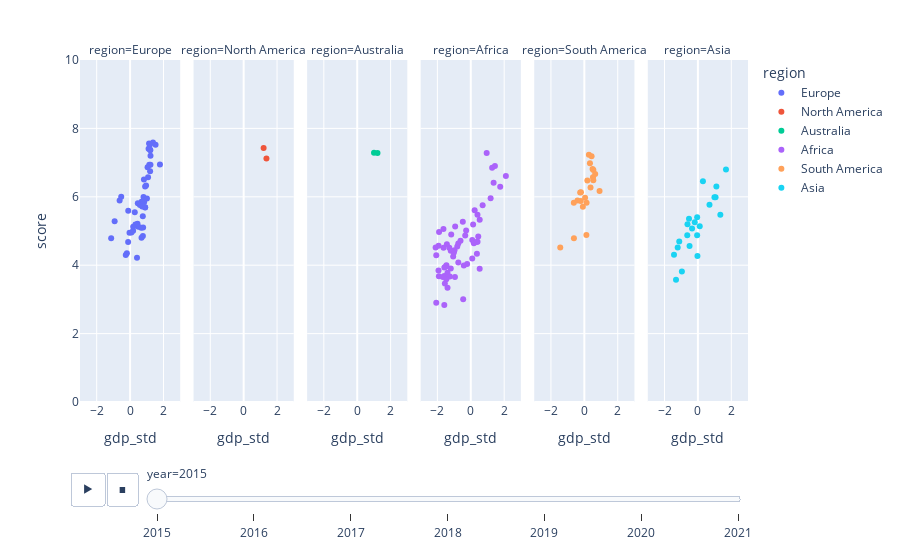

The notebook cell this image was saved under:
### Code cell
fig = px.scatter(df, x="gdp_std", y="score", animation_frame="year", animation_group="country", color="region", hover_name="country", facet_col="region",
           log_x=False, size_max=45, range_x=[-3,3], range_y=[0,10])
fig.show()

### Figure 1 — Plotly figure (JSON) as saved in the notebook; plotly's stock layout.template omitted (floating-point values rounded to 4 significant figures)
{"data": [{"hovertemplate": "<b>%{hovertext}</b><br><br>region=Europe<br>year=2015<br>gdp_std=%{x}<br>score=%{y}<extra></extra>", "hovertext": ["Switzerland", "Iceland", "Denmark", "Norway", "Finland", "Netherlands", "Sweden", "Austria", "Luxembourg", "Ireland", "Belgium", "United Kingdom", "Germany", "France", "Czech Republic", "Spain", "Malta", "Uzbekistan", "Slovakia", "Italy", "Moldova", "Kazakhstan", "Slovenia", "Lithuania", "Belarus", "Poland", "Croatia", "Russia", "North Cyprus", "Cyprus", "Kosovo", "Turkmenistan", "Estonia", "Kyrgyzstan", "Azerbaijan", "Montenegro", "Romania", "Serbia", "Portugal", "Latvia", "Macedonia", "Albania", "Bosnia and Herzegovina", "Greece", "Hungary", "Tajikistan", "Ukraine", "Armenia", "Georgia", "Bulgaria"], "ids": ["Switzerland", "Iceland", "Denmark", "Norway", "Finland", "Netherlands", "Sweden", "Austria", "Luxembourg", "Ireland", "Belgium", "United Kingdom", "Germany", "France", "Czech Republic", "Spain", "Malta", "Uzbekistan", "Slovakia", "Italy", "Moldova", "Kazakhstan", "Slovenia", "Lithuania", "Belarus", "Poland", "Croatia", "Russia", "North Cyprus", "Cyprus", "Kosovo", "Turkmenistan", "Estonia", "Kyrgyzstan", "Azerbaijan", "Montenegro", "Romania", "Serbia", "Portugal", "Latvia", "Macedonia", "Albania", "Bosnia and Herzegovina", "Greece", "Hungary", "Tajikistan", "Ukraine", "Armenia", "Georgia", "Bulgaria"], "legendgroup": "Europe", "marker": {"color": "#636efa", "symbol": "circle"}, "mode": "markers", "name": "Europe", "orientation": "v", "showlegend": true, "type": "scatter", "x": [1.37, 1.135, 1.193, 1.525, 1.105, 1.203, 1.208, 1.222, 1.786, 1.219, 1.149, 1.046, 1.199, 1.074, 0.8283, 0.9555, 0.899, -0.5318, 0.8032, 1.008, -0.6263, 0.6878, 0.8432, 0.7493, 0.4623, 0.6953, 0.5883, 0.7254, 0.9007, 0.9008, -0.1111, 0.2795, 0.7605, -0.9254, 0.4423, 0.3191, 0.491, 0.1851, 0.7808, 0.6644, 0.1801, 0.08096, -0.03461, 0.7663, 0.6839, -1.134, -0.1171, -0.1939, -0.2594, 0.4132], "xaxis": "x", "y": [7.587, 7.561, 7.527, 7.522, 7.406, 7.378, 7.364, 7.2, 6.946, 6.94, 6.937, 6.867, 6.75, 6.575, 6.505, 6.329, 6.302, 6.003, 5.995, 5.948, 5.889, 5.855, 5.848, 5.833, 5.813, 5.791, 5.759, 5.716, 5.695, 5.689, 5.589, 5.548, 5.429, 5.286, 5.212, 5.192, 5.124, 5.123, 5.102, 5.098, 5.007, 4.959, 4.949, 4.857, 4.8, 4.786, 4.681, 4.35, 4.297, 4.218], "yaxis": "y"}, {"hovertemplate": "<b>%{hovertext}</b><br><br>region=North America<br>year=2015<br>gdp_std=%{x}<br>score=%{y}<extra></extra>", "hovertext": ["Canada", "United States"], "ids": ["Canada", "United States"], "legendgroup": "North America", "marker": {"color": "#EF553B", "symbol": "circle"}, "mode": "markers", "name": "North America", "orientation": "v", "showlegend": true, "type": "scatter", "x": [1.195, 1.365], "xaxis": "x2", "y": [7.427, 7.119], "yaxis": "y2"}, {"hovertemplate": "<b>%{hovertext}</b><br><br>region=Australia<br>year=2015<br>gdp_std=%{x}<br>score=%{y}<extra></extra>", "hovertext": ["New Zealand", "Australia"], "ids": ["New Zealand", "Australia"], "legendgroup": "Australia", "marker": {"color": "#00cc96", "symbol": "circle"}, "mode": "markers", "name": "Australia", "orientation": "v", "showlegend": true, "type": "scatter", "x": [1.005, 1.213], "xaxis": "x3", "y": [7.286, 7.284], "yaxis": "y3"}, {"hovertemplate": "<b>%{hovertext}</b><br><br>region=Africa<br>year=2015<br>gdp_std=%{x}<br>score=%{y}<extra></extra>", "hovertext": ["Israel", "United Arab Emirates", "Oman", "Qatar", "Saudi Arabia", "Kuwait", "Bahrain", "Libya", "Algeria", "Mauritius", "Turkey", "Nigeria", "Jordan", "Zambia", "Somaliland", "Morocco", "Mozambique", "Lesotho", "Swaziland", "Lebanon", "Tunisia", "Palestinian Territories", "Iran", "Iraq", "South Africa", "Ghana", "Zimbabwe", "Liberia", "Sudan", "Congo (Kinshasa)", "Ethiopia", "Sierra Leone", "Mauritania", "Kenya", "Djibouti", "Botswana", "Malawi", "Cameroon", "Egypt", "Yemen", "Angola", "Mali", "Congo (Brazzaville)", "Comoros", "Uganda", "Senegal", "Gabon", "Niger", "Tanzania", "Madagascar", "Central African Republic", "Chad", "Guinea", "Ivory Coast", "Burkina Faso", "Rwanda", "Benin", "Syria", "Burundi", "Togo"], "ids": ["Israel", "United Arab Emirates", "Oman", "Qatar", "Saudi Arabia", "Kuwait", "Bahrain", "Libya", "Algeria", "Mauritius", "Turkey", "Nigeria", "Jordan", "Zambia", "Somaliland", "Morocco", "Mozambique", "Lesotho", "Swaziland", "Lebanon", "Tunisia", "Palestinian Territories", "Iran", "Iraq", "South Africa", "Ghana", "Zimbabwe", "Liberia", "Sudan", "Congo (Kinshasa)", "Ethiopia", "Sierra Leone", "Mauritania", "Kenya", "Djibouti", "Botswana", "Malawi", "Cameroon", "Egypt", "Yemen", "Angola", "Mali", "Congo (Brazzaville)", "Comoros", "Uganda", "Senegal", "Gabon", "Niger", "Tanzania", "Madagascar", "Central African Republic", "Chad", "Guinea", "Ivory Coast", "Burkina Faso", "Rwanda", "Benin", "Syria", "Burundi", "Togo"], "legendgroup": "Africa", "marker": {"color": "#ab63fa", "symbol": "circle"}, "mode": "markers", "name": "Africa", "orientation": "v", "showlegend": true, "type": "scatter", "x": [0.9517, 1.446, 1.279, 2.101, 1.367, 1.762, 1.189, 0.71, 0.2318, 0.4018, 0.5346, -0.4773, 0.139, -0.9351, -1.637, -0.2771, -1.899, -1.171, -0.3337, 0.4467, 0.08708, -0.6158, 0.4048, 0.3468, 0.185, -0.7479, -1.431, -1.928, -0.8089, -2.106, -1.631, -1.284, -0.9757, -1.198, -1.01, 0.3668, -2.066, -1.054, 0.08875, -0.7457, -0.2199, -1.457, -0.4168, -1.511, -1.581, -1.197, 0.5328, -1.933, -1.396, -1.587, -1.91, -1.255, -1.672, -0.9476, -1.463, -1.553, -1.392, -0.4552, -2.068, -1.586], "xaxis": "x4", "y": [7.278, 6.901, 6.853, 6.611, 6.411, 6.295, 5.96, 5.754, 5.605, 5.477, 5.332, 5.268, 5.192, 5.129, 5.057, 5.013, 4.971, 4.898, 4.867, 4.839, 4.739, 4.715, 4.686, 4.677, 4.642, 4.633, 4.61, 4.571, 4.55, 4.517, 4.512, 4.507, 4.436, 4.419, 4.369, 4.332, 4.292, 4.252, 4.194, 4.077, 4.033, 3.995, 3.989, 3.956, 3.931, 3.904, 3.896, 3.845, 3.781, 3.681, 3.678, 3.667, 3.656, 3.655, 3.587, 3.465, 3.34, 3.006, 2.905, 2.839], "yaxis": "y4"}, {"hovertemplate": "<b>%{hovertext}</b><br><br>region=South America<br>year=2015<br>gdp_std=%{x}<br>score=%{y}<extra></extra>", "hovertext": ["Costa Rica", "Mexico", "Brazil", "Venezuela", "Panama", "Chile", "Argentina", "Uruguay", "Colombia", "Suriname", "Trinidad and Tobago", "El Salvador", "Guatemala", "Ecuador", "Bolivia", "Paraguay", "Nicaragua", "Peru", "Jamaica", "Dominican Republic", "Honduras", "Haiti"], "ids": ["Costa Rica", "Mexico", "Brazil", "Venezuela", "Panama", "Chile", "Argentina", "Uruguay", "Colombia", "Suriname", "Trinidad and Tobago", "El Salvador", "Guatemala", "Ecuador", "Bolivia", "Paraguay", "Nicaragua", "Peru", "Jamaica", "Dominican Republic", "Honduras", "Haiti"], "legendgroup": "South America", "marker": {"color": "#FFA15A", "symbol": "circle"}, "mode": "markers", "name": "South America", "orientation": "v", "showlegend": true, "type": "scatter", "x": [0.2728, 0.434, 0.3362, 0.493, 0.541, 0.6495, 0.5161, 0.5363, 0.1804, 0.3713, 0.91, -0.2031, -0.2504, 0.0445, -0.4101, -0.2147, -0.6293, 0.1345, -0.08898, 0.1225, -0.6242, -1.442], "xaxis": "x5", "y": [7.226, 7.187, 6.983, 6.81, 6.786, 6.67, 6.574, 6.485, 6.477, 6.269, 6.168, 6.13, 6.123, 5.975, 5.89, 5.878, 5.828, 5.824, 5.709, 4.885, 4.788, 4.518], "yaxis": "y5"}, {"hovertemplate": "<b>%{hovertext}</b><br><br>region=Asia<br>year=2015<br>gdp_std=%{x}<br>score=%{y}<extra></extra>", "hovertext": ["Singapore", "Thailand", "Taiwan", "Japan", "South Korea", "Malaysia", "Hong Kong", "Indonesia", "Vietnam", "Bhutan", "Pakistan", "China", "Philippines", "Laos", "Mongolia", "Bangladesh", "India", "Nepal", "Myanmar", "Sri Lanka", "Cambodia", "Afghanistan"], "ids": ["Singapore", "Thailand", "Taiwan", "Japan", "South Korea", "Malaysia", "Hong Kong", "Indonesia", "Vietnam", "Bhutan", "Pakistan", "China", "Philippines", "Laos", "Mongolia", "Bangladesh", "India", "Nepal", "Myanmar", "Sri Lanka", "Cambodia", "Afghanistan"], "legendgroup": "Asia", "marker": {"color": "#19d3f3", "symbol": "circle"}, "mode": "markers", "name": "Asia", "orientation": "v", "showlegend": true, "type": "scatter", "x": [1.682, 0.3005, 1.107, 1.057, 0.9916, 0.6936, 1.344, -0.04446, -0.5325, -0.1884, -0.6239, 0.1095, -0.3504, -0.6358, -0.04466, -1.116, -0.5006, -1.21, -1.431, -0.02712, -0.96, -1.31], "xaxis": "x6", "y": [6.798, 6.455, 6.298, 5.987, 5.984, 5.77, 5.474, 5.399, 5.36, 5.253, 5.194, 5.14, 5.073, 4.876, 4.874, 4.694, 4.565, 4.514, 4.307, 4.271, 3.819, 3.575], "yaxis": "y6"}], "layout": {"annotations": [{"font": {}, "showarrow": false, "text": "region=Europe", "x": 0.075, "xanchor": "center", "xref": "paper", "y": 1, "yanchor": "bottom", "yref": "paper"}, {"font": {}, "showarrow": false, "text": "region=North America", "x": 0.245, "xanchor": "center", "xref": "paper", "y": 1, "yanchor": "bottom", "yref": "paper"}, {"font": {}, "showarrow": false, "text": "region=Australia", "x": 0.415, "xanchor": "center", "xref": "paper", "y": 1, "yanchor": "bottom", "yref": "paper"}, {"font": {}, "showarrow": false, "text": "region=Africa", "x": 0.585, "xanchor": "center", "xref": "paper", "y": 1, "yanchor": "bottom", "yref": "paper"}, {"font": {}, "showarrow": false, "text": "region=South America", "x": 0.755, "xanchor": "center", "xref": "paper", "y": 1, "yanchor": "bottom", "yref": "paper"}, {"font": {}, "showarrow": false, "text": "region=Asia", "x": 0.925, "xanchor": "center", "xref": "paper", "y": 1, "yanchor": "bottom", "yref": "paper"}], "legend": {"title": {"text": "region"}, "tracegroupgap": 0}, "margin": {"t": 60}, "sliders": [{"active": 0, "currentvalue": {"prefix": "year="}, "len": 0.9, "pad": {"b": 10, "t": 60}, "steps": [{"args": [["2015"], {"frame": {"duration": 0, "redraw": false}, "fromcurrent": true, "mode": "immediate", "transition": {"duration": 0, "easing": "linear"}}], "label": "2015", "method": "animate"}, {"args": [["2016"], {"frame": {"duration": 0, "redraw": false}, "fromcurrent": true, "mode": "immediate", "transition": {"duration": 0, "easing": "linear"}}], "label": "2016", "method": "animate"}, {"args": [["2017"], {"frame": {"duration": 0, "redraw": false}, "fromcurrent": true, "mode": "immediate", "transition": {"duration": 0, "easing": "linear"}}], "label": "2017", "method": "animate"}, {"args": [["2018"], {"frame": {"duration": 0, "redraw": false}, "fromcurrent": true, "mode": "immediate", "transition": {"duration": 0, "easing": "linear"}}], "label": "2018", "method": "animate"}, {"args": [["2019"], {"frame": {"duration": 0, "redraw": false}, "fromcurrent": true, "mode": "immediate", "transition": {"duration": 0, "easing": "linear"}}], "label": "2019", "method": "animate"}, {"args": [["2020"], {"frame": {"duration": 0, "redraw": false}, "fromcurrent": true, "mode": "immediate", "transition": {"duration": 0, "easing": "linear"}}], "label": "2020", "method": "animate"}, {"args": [["2021"], {"frame": {"duration": 0, "redraw": false}, "fromcurrent": true, "mode": "immediate", "transition": {"duration": 0, "easing": "linear"}}], "label": "2021", "method": "animate"}], "x": 0.1, "xanchor": "left", "y": 0, "yanchor": "top"}], "updatemenus": [{"buttons": [{"args": [null, {"frame": {"duration": 500, "redraw": false}, "fromcurrent": true, "mode": "immediate", "transition": {"duration": 500, "easing": "linear"}}], "label": "&#9654;", "method": "animate"}, {"args": [[null], {"frame": {"duration": 0, "redraw": false}, "fromcurrent": true, "mode": "immediate", "transition": {"duration": 0, "easing": "linear"}}], "label": "&#9724;", "method": "animate"}], "direction": "left", "pad": {"r": 10, "t": 70}, "showactive": false, "type": "buttons", "x": 0.1, "xanchor": "right", "y": 0, "yanchor": "top"}], "xaxis": {"anchor": "y", "domain": [0, 0.15], "range": [-3, 3], "title": {"text": "gdp_std"}}, "xaxis2": {"anchor": "y2", "domain": [0.17, 0.32], "matches": "x", "range": [-3, 3], "title": {"text": "gdp_std"}}, "xaxis3": {"anchor": "y3", "domain": [0.34, 0.49], "matches": "x", "range": [-3, 3], "title": {"text": "gdp_std"}}, "xaxis4": {"anchor": "y4", "domain": [0.51, 0.66], "matches": "x", "range": [-3, 3], "title": {"text": "gdp_std"}}, "xaxis5": {"anchor": "y5", "domain": [0.68, 0.83], "matches": "x", "range": [-3, 3], "title": {"text": "gdp_std"}}, "xaxis6": {"anchor": "y6", "domain": [0.85, 1], "matches": "x", "range": [-3, 3], "title": {"text": "gdp_std"}}, "yaxis": {"anchor": "x", "domain": [0, 1], "range": [0, 10], "title": {"text": "score"}}, "yaxis2": {"anchor": "x2", "domain": [0, 1], "matches": "y", "showticklabels": false}, "yaxis3": {"anchor": "x3", "domain": [0, 1], "matches": "y", "showticklabels": false}, "yaxis4": {"anchor": "x4", "domain": [0, 1], "matches": "y", "showticklabels": false}, "yaxis5": {"anchor": "x5", "domain": [0, 1], "matches": "y", "showticklabels": false}, "yaxis6": {"anchor": "x6", "domain": [0, 1], "matches": "y", "showticklabels": false}}}
